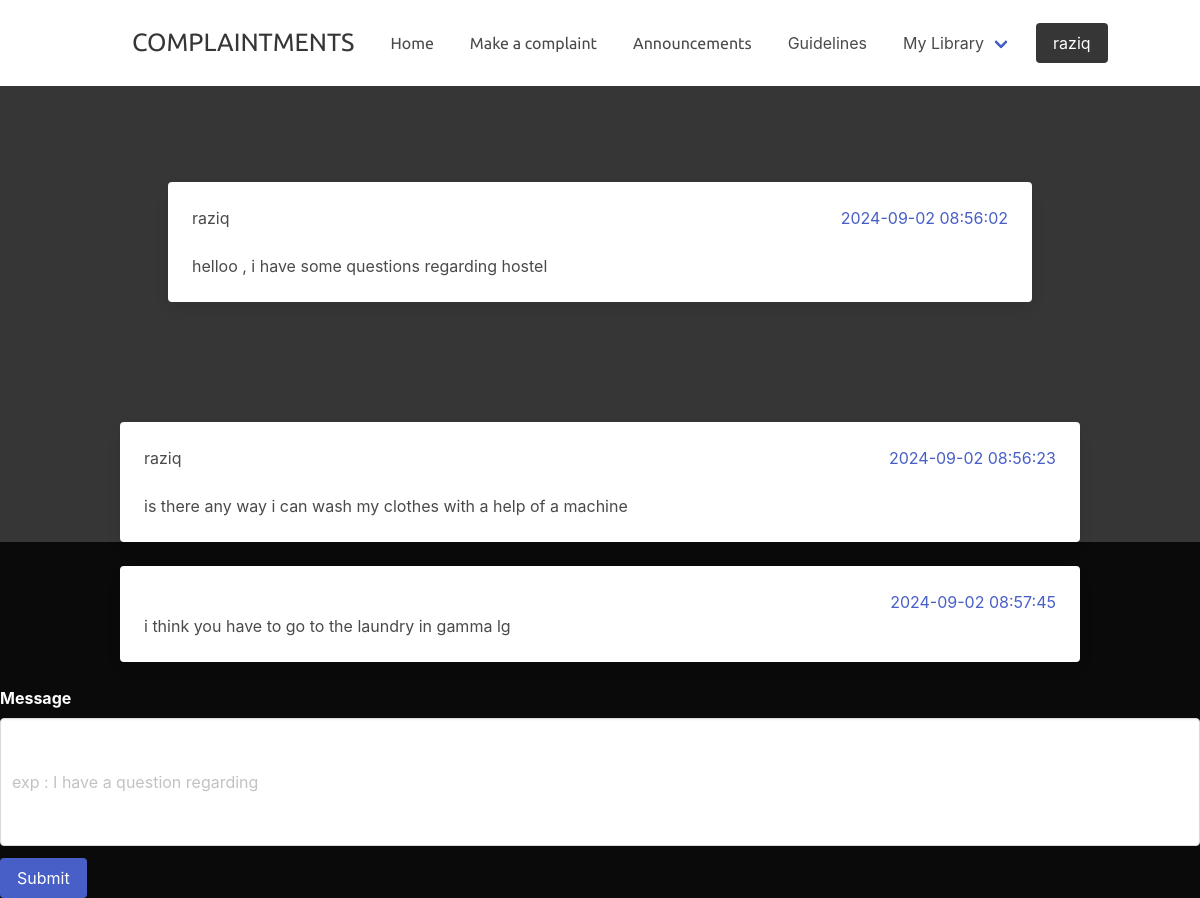
The page /chat (signed in) on the database its author committed.
### application/models.py (models this page shows, shortened)
class User(db.Model , UserMixin ):
        id = db.Column(db.Integer , primary_key = True)
        username = db.Column(db.String(20) , unique = True , nullable = False)
        email = db.Column(db.String(120) , unique = True , nullable = False)
        hostel_block = db.Column(db.String(100) , nullable=False)
        hostel_parts = db.Column(db.String(100) , nullable=False)
        hostel_room = db.Column(db.String(100) , nullable=False)
        password = db.Column(db.String(120) , nullable = False)
        createdAt = db.Column(db.DateTime(timezone=True) , server_default=func.now())
        facilities = db.relationship('Facilities' , backref = 'author' , lazy = True)
        integrity = db.relationship('Integrity' , backref = 'author' , lazy = True)
        shoutouts = db.relationship('Shoutouts' , backref = 'author' , lazy = True)
        chats = db.relationship('Chat', backref = 'author' ,lazy = True  )

class Chat(db.Model , UserMixin):
      id = db.Column(db.Integer , primary_key = True)
      message = db.Column(db.String() ,default = 'None' , nullable = True )
      createdAt = db.Column(db.DateTime(timezone=True) , default=func.now())
      user_id = db.Column(db.Integer , db.ForeignKey('user.id') , nullable = True)

### application/routes.py (the view)
@app.route('/chat' , methods = ['POST' , 'GET'])
def chat():
   form = ChatForm()
   messages = Chat.query.all()
   if form.validate_on_submit():
      chats = Chat(message = form.message.data , author = current_user)
      db.session.add(chats)
      db.session.commit()
      return redirect(url_for('chat'))
   return render_template('chat.html' , form = form, messages = messages)

### application/form.py
class ChatForm(FlaskForm):
    message = StringField('Message' , validators=[DataRequired()])
    submit = SubmitField('Submit')

### application/models.py (called while the page is built)
@login_manager.user_loader
def load_user(user_id):
      return User.query.get(int(user_id))

### application/templates/chat.html (shortened to what this page needs)
<!DOCTYPE html>
<html lang="en">
<head>
    <link rel="stylesheet" href="https://cdn.jsdelivr.net/npm/bulma@0.9.3/css/bulma.min.css">
    <link rel="stylesheet" href="https://unpkg.com/intro.js/introjs.css">
</head>
<body class="has-background-black" >
    <nav class="navbar has-background-white" role="navigation" aria-label="main navigation">
      {% block content %}
        <div class="container">
          <div class="navbar-brand">
              <h1 style="font-family: Ubuntu ; font-size: 25px;" ; id="Logo" class="p-5 has-text-dark">COMPLAINTMENTS</h1>
          </div>
          <div id="navbarBasicExample" class="navbar-menu">
            <div class="navbar-start">
              <a class="navbar-item" style="font-family: Ubuntu;" href="{{url_for('home')}}">
                Home
              </a>
              <a class="navbar-item p-5" style="font-family: Ubuntu;">
                  Make a complaint
                </a>
              <a class="navbar-item" style="font-family: Ubuntu;" href="{{url_for('announcements')}}">
                Announcements
              </a>
              <a class="navbar-item p-5">
                  Guidelines
                </a>
              <div class="navbar-item has-dropdown is-hoverable">
                <a class="navbar-link">
                  My Library
                </a>
              </div>
            </div>
            <div class="navbar-end">
              <div class="navbar-item">
                {% if current_user.is_authenticated %}
                   <div class="buttons" id="profile">
                    <a class="button is-dark modal-button"  id="currentUser">{{ current_user.username }}</a>
                   </div>
                {% endif %}
              </div>
            </div>
          </div>
        </nav>
        <div class="has-background-dark">
        <div class="hero-body">
          <div class="container p-6 has-background-dark" style="background-color: white; border-radius: 20px;">
            <form action="" method="post">
              <div class="container">
              {% for message in messages %}
                   <div class="container">
                    {% if current_user.id == message.user_id %}
                    <div class="card mb-5">
                    <div class="card-content">
                    <h1 class="mb-5">{{ message.author.username }}<a class="is-pulled-right">{{ message.createdAt }}</a> </h1>
                    <h1>{{ message.message }}</h1>
                    </div>
                   </div>
                    {% else %}
                    <div class="card mb-5">
                    <div class="card-content">
                    <h1 class="mb-5"><a class="is-pulled-right">{{ message.createdAt }}</a> </h1>
                    <h1>{{ message.message }}</h1>
                     </div>
                   </div>
                    {% endif %}
                  </div>
                   </div>
                  </div>
                </div>
                {% endfor %}
                  <div class="field is-one-fifth" >
                     {{form.message.label(class="label has-text-white")}}
                    {% if form.message.errors %}
                        {{form.message(class="form-control form-control-lg is-invalid")}}
                        <div>
                            {% for error in form.message.errors %}
                            <span>{{ error }}</span>
                            {% endfor %}
                        </div>
                    {% else %}
                        {{form.message(class="textarea" , placeholder='exp : I have a question regarding')}}
                    {% endif %}
                  </div>
                            <div>
                  <div class="field is-grouped" >
                    <div class="control">
                         {{ form.submit(class = "button is-link") }}
                    </div>
        </div>
        </div>
      {% endblock content %}
</body>
</html>

### rows shown on the page
User: username "raziq"
Chat: author.username "raziq", createdAt "2024-09-02 08:56:02", message "helloo , i have some questions regarding hostel"
Chat: author.username "raziq", createdAt "2024-09-02 08:56:23", message "is there any way i can wash my clothes with a help of a machine"
Chat: createdAt "2024-09-02 08:57:45", message "i think you have to go to the laundry in gamma lg"
